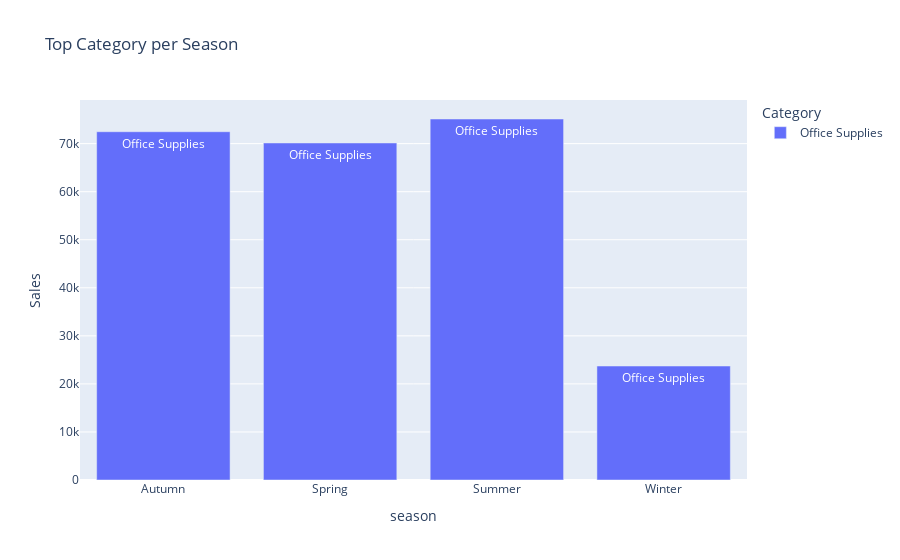

This figure's notebook cell:
### Code cell
#3 — Top Category per Season
season_category_sales = data.groupby(["season","Category"])["Sales"].sum().reset_index()
top_sales_each_season = season_category_sales.loc[season_category_sales.groupby("season")["Sales"].idxmax()]
fig = px.bar(top_sales_each_season, x="season", y="Sales", color="Category", 
             text="Category", title=" Top Category per Season")
fig.show()

### Figure 1 — Plotly figure (JSON) as saved in the notebook; plotly's stock layout.template omitted (floating-point values rounded to 4 significant figures)
{"data": [{"hovertemplate": "Category=%{text}<br>season=%{x}<br>Sales=%{y}<extra></extra>", "legendgroup": "Office Supplies", "marker": {"color": "#636efa", "pattern": {"shape": ""}}, "name": "Office Supplies", "orientation": "v", "showlegend": true, "text": ["Office Supplies", "Office Supplies", "Office Supplies", "Office Supplies"], "textposition": "auto", "type": "bar", "x": ["Autumn", "Spring", "Summer", "Winter"], "xaxis": "x", "y": [72480.0, 70140.0, 75130.0, 23720.0], "yaxis": "y"}], "layout": {"barmode": "relative", "legend": {"title": {"text": "Category"}, "tracegroupgap": 0}, "title": {"text": " Top Category per Season"}, "xaxis": {"anchor": "y", "domain": [0, 1], "title": {"text": "season"}}, "yaxis": {"anchor": "x", "domain": [0, 1], "title": {"text": "Sales"}}}}
